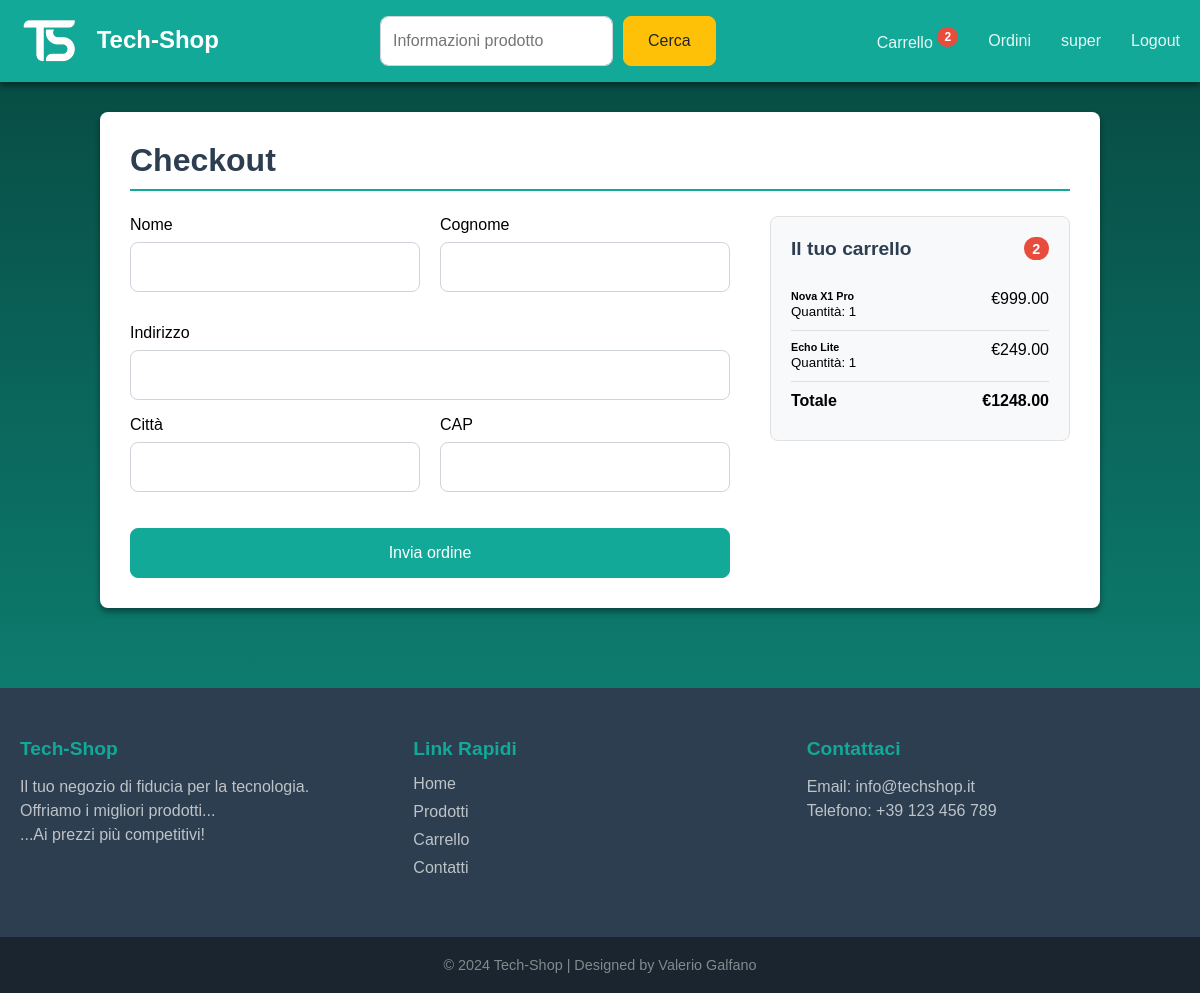
/order/create/ (signed in), run on the app's committed database.
### cart_app/models.py (models this page shows, shortened)
class CartItem(models.Model):
    cart = models.ForeignKey(Cart, on_delete=models.CASCADE, related_name='items')
    product = models.ForeignKey(Product, on_delete=models.CASCADE)
    quantity = models.PositiveIntegerField(default=1)
    def get_total_price(self):
        return self.product.price * self.quantity

class Cart(models.Model):
    user = models.ForeignKey(User, null=True, blank=True, on_delete=models.SET_NULL)
    session_key = models.CharField(max_length=40)
    created_at = models.DateTimeField(auto_now_add=True)
    def get_total_price(self):
        return sum(item.get_total_price() for item in self.items.all())

### shop_app/models/product.py (models this page shows, shortened)
class Product(models.Model):
    name = models.CharField(max_length=40)
    description = models.CharField(max_length=500, default='', blank=True, null=True)
    specs = models.CharField(max_length=300, default='', blank=True, null=True)
    price = models.DecimalField(max_digits=10, decimal_places=2, default=0)
    image = models.ImageField(upload_to='upload/products/')
    availability = models.IntegerField(default = 0)
    category = models.ForeignKey(Category, on_delete=models.CASCADE, default=1)

### order_app/views.py (the view)
# urls.py: path('create/', views.order_create, name='order_create'),
def order_create(request):
    session_key = request.session.session_key
    cart = None
    if request.user.is_authenticated:
        cart = Cart.objects.filter(user=request.user).first()
    elif session_key:
        cart = Cart.objects.filter(session_key=session_key, user=None).first()
    if not cart or not cart.items.exists():
        return redirect('cart') # Redirect to cart if empty
    if request.method == 'POST':
        form = OrderCreateForm(request.POST)
        if form.is_valid():
            order = form.save(commit=False)
            if request.user.is_authenticated:
                order.user = request.user
            order.save()
            for item in cart.items.all():
                OrderItem.objects.create(
                    order=order,
                    product=item.product,
                    price=item.product.price,
                    quantity=item.quantity
                )
            cart.delete()
            return render(request, 'created.html', {'order': order})
    else:
        form = OrderCreateForm()
    return render(request, 'create.html', {
        'cart': cart,
        'form': form
    })

### order_app/forms.py
class OrderCreateForm(forms.ModelForm):
    class Meta:
        model = Order
        fields = ['first_name', 'last_name', 'email', 'address', 'postal_code', 'city']

### cart_app/views.py (called while the page is built)
def cart_total_quantity(request):
    total_quantity = 0
    session_key = request.session.session_key
    if request.user.is_authenticated:
        cart = Cart.objects.filter(user=request.user).first()
    elif session_key:
        cart = Cart.objects.filter(session_key=session_key, user=None).first()
    else:
        cart = None
    if cart:
        total_quantity = sum(item.quantity for item in cart.items.all())
    return {'cart_total_quantity': total_quantity}

### order_app/templates/create.html (shortened to what this page needs)
{% extends "base.html" %}
{% block content %}
<div class="container">
    <div class="checkout-wrapper">
        <h2 class="checkout-title">Checkout</h2>
        <div class="checkout-content">
            <div class="checkout-form-section">
                <form method="post" class="checkout-form">
                    <div class="form-row">
                        <div class="form-group half-width">
                            <label for="{{ form.first_name.id_for_label }}">Nome</label>
                            <input type="text" name="{{ form.first_name.html_name }}"
                                id="{{ form.first_name.id_for_label }}" required>
                        </div>
                        <div class="form-group half-width">
                            <label for="{{ form.last_name.id_for_label }}">Cognome</label>
                            <input type="text" name="{{ form.last_name.html_name }}"
                                id="{{ form.last_name.id_for_label }}" required>
                        </div>
                    </div>
                    <div class="form-group">
                        <label for="{{ form.address.id_for_label }}">Indirizzo</label>
                        <input type="text" name="{{ form.address.html_name }}" id="{{ form.address.id_for_label }}"
                            required>
                    </div>
                    <div class="form-row">
                        <div class="form-group half-width">
                            <label for="{{ form.city.id_for_label }}">Città</label>
                            <input type="text" name="{{ form.city.html_name }}" id="{{ form.city.id_for_label }}"
                                required>
                        </div>
                        <div class="form-group half-width">
                            <label for="{{ form.postal_code.id_for_label }}">CAP</label>
                            <input type="text" name="{{ form.postal_code.html_name }}"
                                id="{{ form.postal_code.id_for_label }}" required>
                        </div>
                    </div>
                    <button class="btn btn-primary btn-lg" type="submit" style="margin-top: 20px;">Invia ordine</button>
                </form>
            </div>
            <div class="checkout-summary-section">
                <div class="order-summary-card">
                    <h4 class="summary-title">
                        <span>Il tuo carrello</span>
                        <span class="badge">{{ cart_total_quantity }}</span>
                    </h4>
                    <ul class="summary-list">
                        {% for item in cart.items.all %}
                        <li class="summary-item">
                            <div>
                                <h6 class="my-0">{{ item.product.name }}</h6>
                                <small class="text-muted">Quantità: {{ item.quantity }}</small>
                            </div>
                            <span class="text-muted">€{{ item.get_total_price }}</span>
                        </li>
                        {% endfor %}
                        <li class="summary-item total-row" style="font-weight: bold">
                            <span>Totale</span>
                            <span>€{{ cart.get_total_price }}</span>
                        </li>
                    </ul>
                </div>
            </div>
        </div>
    </div>
</div>
{% endblock %}

### shop_app/templates/base.html (shortened to what this page needs)
<!DOCTYPE html>
<html lang="en">
{% load static %}
<head>
  <link rel="stylesheet" href="{% static 'css/style.css' %}?v=1" />
</head>
<body>
  <nav class="navbar">
    <div class="container">
      <a href="/" class="nav-brand">
        <img src="{% static 'images/Logo.png' %}" width="60" style="vertical-align: middle; margin-right: 10px"
          alt="logo" />
        Tech-Shop
      </a>
      <form class="search-form" action="/">
        <input type="search" placeholder="Informazioni prodotto" aria-label="Cerca" name="query" />
        <button class="btn btn-warning" type="submit">Cerca</button>
      </form>
      <ul class="nav-menu">
        <li>
          <a class="nav-link" href="{% url 'cart' %}">Carrello
            {% if request.resolver_match.url_name != 'cart' %}
            <span class="badge {% if cart_total_quantity == 0 %}badge-blue{% endif %}">{{ cart_total_quantity }}</span>
            {% endif %}
          </a>
        </li>
        {% if user.is_authenticated %}
        <li>
          <a class="nav-link" href="{% url 'order_list' %}">Ordini</a>
        </li>
        <li>
          <a class="nav-link" href="{% url 'profile' %}">{{ user.username }}</a>
        </li>
        <li>
          <a class="nav-link" href="{% url 'logout' %}">Logout</a>
        </li>
        {% else %}
        <li>
          <a class="nav-link" href="{% url 'login' %}">Login</a>
        </li>
        {% endif %}
      </ul>
    </div>
  </nav>
  <main class="main-content">
    {% block content %}{% endblock %}
  </main>
  <footer>
    <div class="footer-content">
      <div class="footer-section about">
        <h3>Tech-Shop</h3>
        <p>
          Il tuo negozio di fiducia per la tecnologia.<br />Offriamo i migliori
          prodotti...<br />...Ai prezzi più competitivi!
        </p>
      </div>
      <div class="footer-section links">
        <h3>Link Rapidi</h3>
        <ul>
          <li><a href="#">Home</a></li>
          <li><a href="#">Prodotti</a></li>
          <li><a href="#">Carrello</a></li>
          <li><a href="#">Contatti</a></li>
        </ul>
      </div>
      <div class="footer-section contact">
        <h3>Contattaci</h3>
        <p>Email: info@techshop.it</p>
        <p>Telefono: +39 123 456 789</p>
      </div>
    </div>
    <div class="footer-bottom">
      &copy; 2024 Tech-Shop | Designed by Valerio Galfano
    </div>
  </footer>
</body>
</html>

### shop_app/static/css/style.css (style rules this page uses)
* { box-sizing: border-box; margin: 0; padding: 0; }
body { background-color: #0d7c6f; min-height: 100vh; background-image: linear-gradient(0deg, #0d7c6f 30%, #07473f 100%); background-repeat: no-repeat; background-attachment: fixed; font-family: Arial, Helvetica, sans-serif; display: flex; flex-direction: column; }
.main-content { flex: 1; }
.container { max-width: 1200px; margin: 0 auto; padding: 0 20px; }
:root { --primary-color: #12a998; --secondary-color: #2C3E50; --full_badge-color: #E74C3C; --empty_badge-color: #00961b; --card-bg: #FFFFFF; --text-color: #333333; --text-light: #7F8C8D; --border-color: #E0E0E0; --shadow: 0 4px 6px rgba(0, 0, 0, 0.4); --radius: 8px; --transition: all 0.3s ease; }
.navbar { background-color: #12a998; padding: 1rem 0; box-shadow: var(--shadow); color: white; position: sticky; top: 0; z-index: 1000; }
.navbar .container { display: flex; justify-content: space-between; align-items: center; }
.nav-brand { font-size: 1.5rem; font-weight: bold; color: white; text-decoration: none; }
.nav-menu { display: flex; list-style: none; align-items: center; gap: 30px; }
.nav-link { color: rgba(255, 255, 255, 0.9); text-decoration: none; font-weight: 500; transition: all 0.3s ease; }
.badge { background-color: var(--full_badge-color); color: white; padding: 0.25em 0.6em; font-size: 0.75em; font-weight: 700; border-radius: 10rem; vertical-align: super; }
.form-group { margin-bottom: 1rem; }
label { display: block; margin-bottom: 0.5rem; font-weight: 500; }
input[type="text"], input[type="password"], input[type="email"], input[type="search"] { display: block; width: 100%; padding: 0.75rem; font-size: 1rem; font-weight: 400; line-height: 1.5; color: #495057; background-color: #fff; background-clip: padding-box; border: 1px solid #ced4da; border-radius: 8px; transition: border-color .15s ease-in-out, box-shadow .15s ease-in-out; }
.btn { display: inline-block; font-weight: 400; text-align: center; white-space: nowrap; vertical-align: middle; user-select: none; border: 1px solid transparent; padding: 0.75rem 1.5rem; font-size: 1rem; line-height: 1.5; border-radius: var(--radius); transition: var(--transition); cursor: pointer; width: 100%; }
.btn-primary { color: #fff; background-color: var(--primary-color); border-color: var(--primary-color); }
.btn-warning { color: #212529; background-color: #ffc107; border-color: #ffc107; width: auto; }
.search-form { display: flex; gap: 10px; }
footer { background-color: var(--secondary-color); color: white; padding-top: 50px; margin-top: 50px; }
.footer-content { display: flex; flex-wrap: wrap; justify-content: space-between; padding: 0 20px; max-width: 1200px; margin: 0 auto; gap: 20px; }
.footer-section { flex: 1; min-width: 250px; margin-bottom: 20px; }
.footer-section h3 { font-size: 1.2rem; margin-bottom: 15px; color: var(--primary-color); }
.footer-section p { line-height: 1.5; color: #bdc3c7; }
.footer-section ul { list-style: none; }
.footer-section ul li { margin-bottom: 10px; }
.footer-section ul li a { color: #bdc3c7; text-decoration: none; transition: var(--transition); }
.footer-bottom { background-color: #1a252f; text-align: center; padding: 20px 0; margin-top: 30px; color: #7f8c8d; font-size: 0.9rem; }
.checkout-wrapper { margin: 30px auto; background-color: #ffffff; padding: 30px; border-radius: var(--radius); box-shadow: var(--shadow); max-width: 1000px; }
.checkout-title { font-size: 2rem; color: var(--secondary-color); margin-bottom: 25px; border-bottom: 2px solid var(--primary-color); padding-bottom: 10px; }
.checkout-content { display: flex; gap: 40px; }
.checkout-form-section { flex: 2; }
.checkout-summary-section { flex: 1; }
.form-row { display: flex; gap: 20px; }
.half-width { flex: 1; }
.checkout-form input { width: 100%; }
.order-summary-card { background-color: #f8f9fa; padding: 20px; border-radius: var(--radius); border: 1px solid var(--border-color); }
.summary-title { display: flex; justify-content: space-between; align-items: center; margin-bottom: 20px; color: var(--secondary-color); font-size: 1.2rem; }
.summary-list { list-style: none; }
.summary-item { display: flex; justify-content: space-between; padding: 10px 0; border-bottom: 1px solid var(--border-color); }
.summary-item:last-child { border-bottom: none; }

### data on the page
CartItem: product.name "Nova X1 Pro", quantity "1", get_total_price "999.00"
CartItem: product.name "Echo Lite", quantity "1", get_total_price "249.00"
Cart: get_total_price "1248.00"

### other printed values
{{ cart_total_quantity }} "2"
{{ user.username }} "super"
